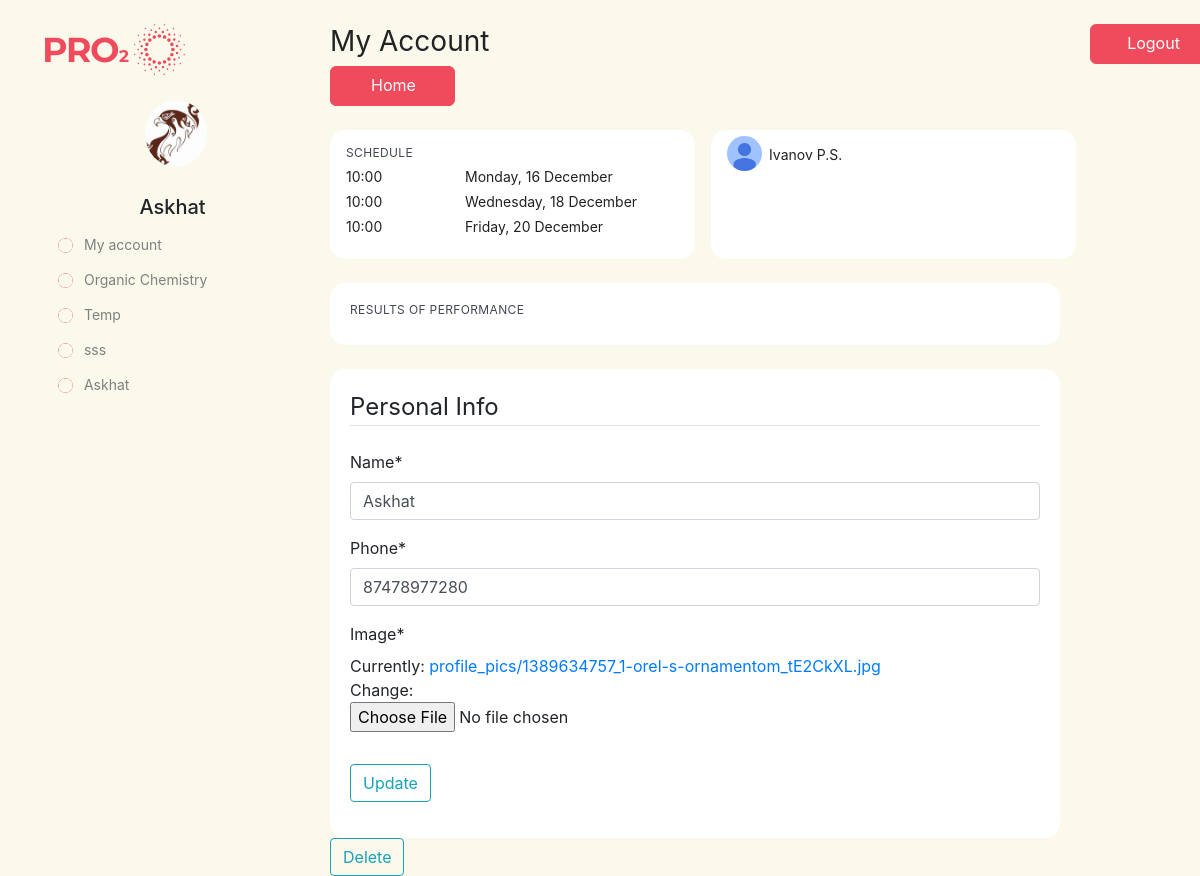
Screenshot of /personal-page/ (signed in) with the database file from the repository.
### main/models.py (models this page shows, shortened)
class Person(AbstractBaseUser, PermissionsMixin):
    name = models.CharField(max_length=50)
    email = models.EmailField(_('email address'),  primary_key=True)
    password = models.CharField(max_length=1000)
    phone = models.CharField(max_length=25)
    person_type = models.BooleanField(default=False)
    is_paid = models.BooleanField(default=False)
    is_staff = models.BooleanField(default=False)
    is_god = models.BooleanField(default=False)
    image = models.ImageField(default='default.jpg', upload_to='profile_pics')
    is_active = models.BooleanField(default=True)
    is_admin = models.BooleanField(default=False)
    USERNAME_FIELD = 'email'
    REQUIRED_FIELDS = ['name','password','phone',person_type]
    objects = CustomUserManager()

class CourseTaken(models.Model):
    user_email = models.CharField(max_length=100)
    course_name = models.CharField(max_length=100)
    is_paid = models.BooleanField(default=False)

### main/views.py (the view)
# urls.py: path('personal-page/',views.personal_page, name='main-personal_page'),
@login_required
def personal_page(request):
    if request.POST.get('delete', None) != None :
        Person.objects.filter(email=request.user.email).first().delete()
        messages.success(request, f'Your account deleted')
        return redirect('main-home')
    if request.method == 'POST':
        p_form = PersonUpdateForm(request.POST,
                                   request.FILES,
                                   instance=request.user)
        if p_form.is_valid():
            p_form.save()
            messages.success(request, f'Your account has been updated!')
            return redirect('main-personal_page')
    else:
        courses = CourseTaken.objects.filter(user_email = request.user.email)
        p_form = PersonUpdateForm(instance=request.user)
    context = {
        'p_form' : p_form ,
        'courses' : courses
    }
    return render(request, 'main/personal.html', context)

### users/forms.py
class PersonUpdateForm(forms.ModelForm):
    class Meta:
        model = Person
        fields = ['name','phone','image']

### main/templates/main/personal.html (shortened to what this page needs)
{% extends "main/base.html" %}
{% load static %}
{% load crispy_forms_tags %}
{% block title %}
    <link rel="stylesheet" type="text/css" href="{% static 'main/personal.css' %}">
{% endblock %}
{% block content %}
    <br/>
    <div class="row padding">
        <div class="col-lg-3 left-side">
            <img src="/media/Logo.svg" class="img-fluid">
            <br/>
            <div class="media photo">
                <img class="rounded-circle account-img custom-img" src="{{ user.image.url }}">
            </div>
            <h5 class="center">{{user.name}}</h5>
            <a href="{% url 'main-personal_page' %}" class="btn btn-primary btn-custom"><img class="rounded-circle account-img custom-img-xs" src="/media/circle.png">
                <span class="en-text">&ensp; My account</span>
            </a>
            {% if user.is_paid %}
                {% for course in courses %}
                    {% if course.is_paid %}
                        <a href="{% url 'course-my' %}" id = "{{course.course_name}}" type ="button" class="btn btn-primary btn-custom course-list"><img class="rounded-circle account-img custom-img-xs" src="/media/circle.png">
                            <span class="en-text">&ensp; {{ course.course_name }}</span>
                        </a>
                    {% endif %}
                {% endfor %}
            {% endif %}
        </div>
        <div class="col-lg-8 right-side">
            <div class="form-inline">
            <h2 class="my-account">
                <span class="en-text">My Account&emsp;&emsp;&emsp;&emsp;&emsp;&emsp;&emsp;&emsp;&emsp;&emsp;&emsp;&emsp;&emsp;&emsp;&emsp;&emsp;</span>
            </h2>
            <a href="{% url 'main-home' %}" class="btn btn-primary btn-red">
                <span class="en-text">Home</span>
            </a>
            </div>
            <br/>
            <div class="wrapper">
                <div class="white-back">
                    <h5 class="text-left header">
                        <span class="en-text">SCHEDULE</span>
                    </h5>
                    <h5 class="text-left text-inside">
                        10:00
                        <span class="tab">Monday, 16 December</span>
                    </h5>
                    <h5 class="text-left text-inside">
                        10:00<span class="tab">Wednesday, 18 December</span>
                    </h5>
                    <h5 class="text-left text-inside">
                        10:00<span class="tab">Friday, 20 December</span>
                    </h5>
                </div>
                <div class="media white-back">
                        <img class="rounded-circle account-img custom-img-small" src="/media/default.jpg">
                        <h5 class="name">&ensp;Ivanov P.S.</h5>
                </div>
            </div>
                <br/>
                <div class="result white-back">
                    <h5 class="text-left header">
                        <span class="en-text">RESULTS OF PERFORMANCE</span>
                    </h5>
                </div>
                <br/>
                <div class="result white-back">
                    <form method="POST" enctype="multipart/form-data">
                        <fieldset class="form-group">
                            <legend class="border-bottom mb-4">
                                <span class="en-text">Personal Info</span>
                            </legend>
                            {{ p_form|crispy }}
                        </fieldset>
                        <div class="form-group">
                            <button class="btn btn-outline-info" type="submit">
                                <span class="en-text">Update</span>
                            </button>
                        </div>
                    </form>
                </div>
                <form method="POST" enctype="multipart/form-data">
                    <button class="btn btn-outline-info" type="submit">
                        <span class="en-text">Delete</span>
                    </button>
                </form>
        </div>
        <div class="col-lg-1">
            <a href="{% url 'logout' %}" class="btn btn-primary btn-red">
                <span class="en-text">Logout</span>
            </a>
        </div>
    </div>
{% endblock content %}

### main/static/main/personal.css (style rules this page uses)
body { background-color: #faf9eb; }
.left-side { background-color: #faf9eb; }
.right-side { background-color: #faf9eb; }
.custom-img { max-height: 200px; max-width: 200px; width: 70%; height: 70%; width: auto; position:relative; left: +100px; }
.custom-img-small { max-height: 35px; max-width: 35px; width: 70%; height: 70%; width: auto; position:relative; top: -10px; }
.custom-img-xs { max-height: 15px; max-width: 15px; width: 70%; height: 70%; width: auto; position:relative; top: +1px; }
.center { text-align: center; }
.btn-custom { background-color: #faf9eb; color: gray; border-color: #faf9eb; position: static; font-family: Museo Sans Cyrl 500; font-style: normal; font-weight: normal; font-size: 14px; display: flex; align-items: center; flex: none; order: 1; align-self: center; }
.wrapper { display: grid; grid-gap:1em; grid-template-columns: 50% 50%; }
.wrapper > div { padding: 1em; }
.text-left { text-align: left; }
.text-inside { left: 50.36%; right: 42.03%; top: 13.9%; bottom: 84.4%; font-family: Museo Sans Cyrl 500; font-style: normal; font-weight: normal; font-size: 14px; line-height: 17px; display: flex; align-items: center; text-align: right; color: #222224; }
.tab { position:absolute; left:150px; }
.white-back { background-color: white; border-radius: 15px; padding: 20px; }
.result { grid-column: 1/3; }
.btn-red { left: 0px; right: 0px; top: 0px; bottom: 0px; width: 125px; height: 40px; padding-right: 10px; background: #F04B5D; border-radius: 6px; border-color: #F04B5D; }
.my-account { left: 39.32%; right: 52.81%; top: 2.6%; bottom: 94%; font-family: Museo Sans Cyrl 500; font-style: normal; font-weight: normal; font-size: 28px; line-height: 34px; display: flex; align-items: center; color: #222224; }
.header { left: 40.47%; right: 56.15%; top: 9.8%; bottom: 88.7%; font-family: Museo Sans Cyrl 500; font-style: normal; font-weight: normal; font-size: 12px; line-height: 14px; display: flex; align-items: center; letter-spacing: 0.03em; text-transform: uppercase; color: #424754; }
.name { left: 64.22%; right: 32.4%; top: 10%; bottom: 88.3%; font-family: Museo Sans Cyrl 500; font-style: normal; font-weight: normal; font-size: 14px; line-height: 17px; display: flex; align-items: center; color: #222224; }
.photo { width: 120px; height: 120px; left: 490px; top: 114px; padding-top: 25px; }

### rows the page displays
Person: image (picture), name "Askhat", phone "87478977280"
CourseTaken: is_paid True (drawn), course_name "Organic Chemistry"
CourseTaken: is_paid True (drawn), course_name "Temp"
CourseTaken: is_paid True (drawn), course_name "sss"
CourseTaken: is_paid True (drawn), course_name "Askhat"
